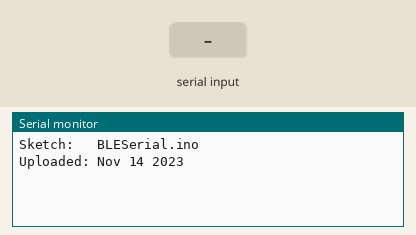
Bench run of a sketch on a simulated Arduino Uno, built with avr-gcc and run on an emulated ATmega328P. Parts: the last lines printed to the serial monitor. The test bench sets the inputs (shaded band).

Above: at 1.2 s.
1.3 s: "1\n" received over Serial
At 2.5 s:
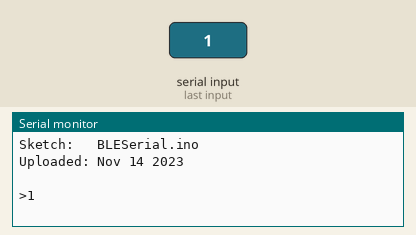
2.8 s: "1\n" received over the second serial link
At 3.5 s:
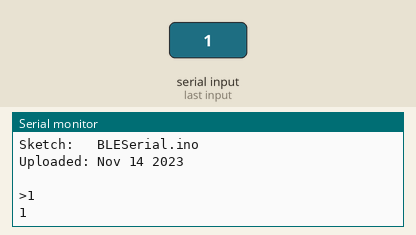
4.3 s: byte 10 (10) received over Serial
At 4.7 s:
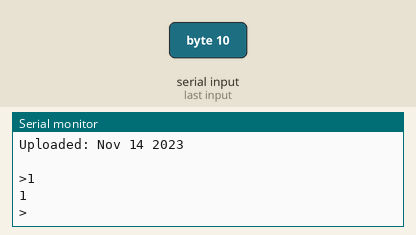
5.8 s: "0\n" received over Serial
At 7.0 s:
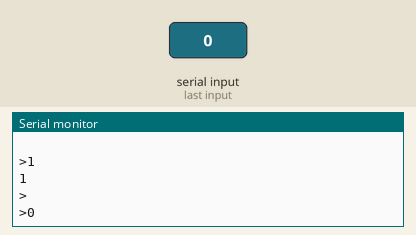
7.3 s: "0\n" received over the second serial link
At 8.1 s:
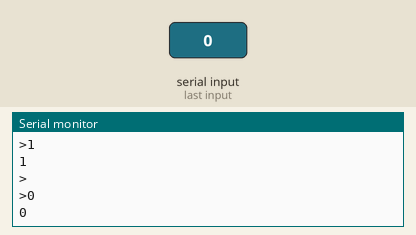

The sketch:

BLESerial.ino
```cpp
//  Communication serial avec module Bluetooth
//
//  La communication ce fait via un port COMM avec l'interface de l'IDE d'Arduino, PuTTy ou autre
//
//  Tous ce qui est entré via le moniteur série est transféré au module
//  Tous ce qui est reçu par le module est copié dans le moniteur série
//  N'envoie pas de retour de linge au module BLE
//
//  Pins
//  BT VCC vers Arduino 5V.
//  BT GND vers GND
//  Arduino D8 (SS RX) - BT TX pas besoin d'un diviseur de tension
//  Arduino D9 (SS TX) - BT RX BESOIN D'UN DIVISEUR DE TENSION (5v vers 3.3v)
//

#include <AltSoftSerial.h>
AltSoftSerial BTserial;
// Libraire disponible à cette adresse
// https://www.pjrc.com/teensy/td_libs_AltSoftSerial.html


char c=' ';
boolean NL = true;

// À changer si vous modifiez le baudrate
int baudrate = 9600;

void setup()
{
    Serial.begin(baudrate);
    Serial.print("Sketch:   ");   Serial.println(__FILE__);
    Serial.print("Uploaded: ");   Serial.println(__DATE__);
    Serial.println(" ");

    BTserial.begin(baudrate);
    Serial.println("BTserial started at " + baudrate);
}

void loop()
{
    // Lire ce que le module BLE reçois et le copier sur le moniteur série.
    if (BTserial.available())
    {
        c = BTserial.read();
        Serial.write(c);
    }


    // Lire ce que le moniteur série reçois et l'envoyer au module BLE.
    if (Serial.available())
    {
        c = Serial.read();

        // Caractère à ne pas considérer lors de l'envoie :
        // 10 == LF (Line feed, saut de ligne)
        // 13 == CR (Carriage Return, retour de ligne)
        // Vous pouvez en ajouter d'autre si pertinent.
        if (c!=10 & c!=13 )
        {
             BTserial.write(c);
        }

        // Copie votre input dans le moniteur série
        // Si une nouvelle ligne est détecté affiche le caractère ">"
        if (NL) { Serial.print("\r\n>");  NL = false; }
        Serial.write(c);
        if (c==10) { NL = true; }
    }
}
```

Measured:
- after the input at 1.3 s, the serial monitor: prints a new line at once (image 1)
- after the input at 2.8 s, the serial monitor: prints a new line at once (image 2)
- after the input at 4.3 s, the serial monitor: prints a new line at once (image 3)
- after the input at 5.8 s, the serial monitor: prints a new line at once (image 4)
- after the input at 7.3 s, the serial monitor: prints a new line at once (image 5)
